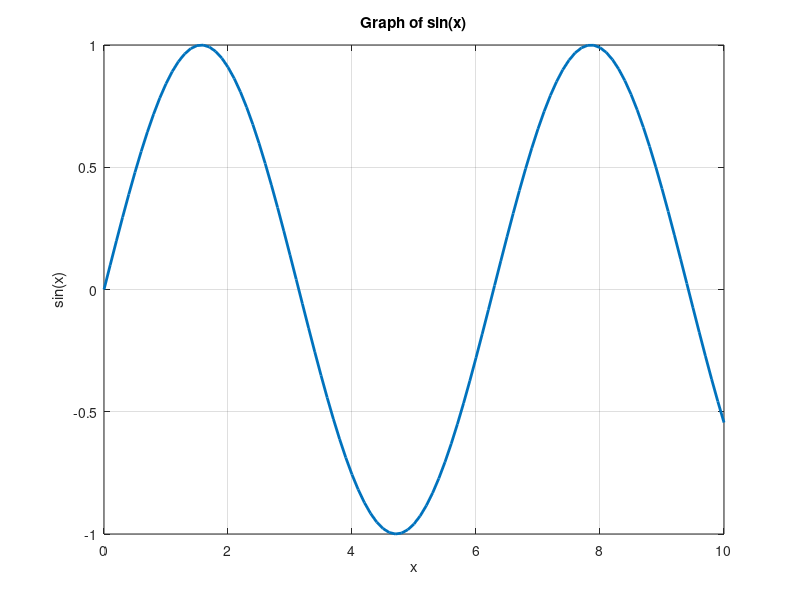

Write MATLAB code to recreate this figure.

% Basic math and matrix operations example

%% 1. Simple arithmetic
a = 10;
b = 3;
disp(['Sum: ', num2str(a + b)]);
disp(['Difference: ', num2str(a - b)]);
disp(['Product: ', num2str(a * b)]);
disp(['Quotient: ', num2str(a / b)]);
disp(['Power (a^2): ', num2str(a^2)]);

%% 2. Matrix operations
A = [1 2; 3 4];
B = [5 6; 7 8];

C = A + B;          
D = A * B;          
E = A';             
F = inv(A);         

disp('Matrix A + B:');
disp(C);

disp('Matrix A * B:');
disp(D);

disp('Inverse of A:');
disp(F);

%% 3. E = mc^2 (same as the Python example earlier)
mass = 1;              
c = 299792458;         
Energy = mass * c^2;

fprintf('Energy (E = mc^2): %.4e joules\n', Energy);

%% 4. Plotting a graph
x = 0:0.1:10;
y = sin(x);

figure;
plot(x, y, 'LineWidth', 2);
title('Graph of sin(x)');
xlabel('x');
ylabel('sin(x)');
grid on;

%% 5. Loop and conditional example
for i = 1:5
    if mod(i, 2) == 0
        fprintf('%d is even\n', i);
    else
        fprintf('%d is odd\n', i);
    end
end
